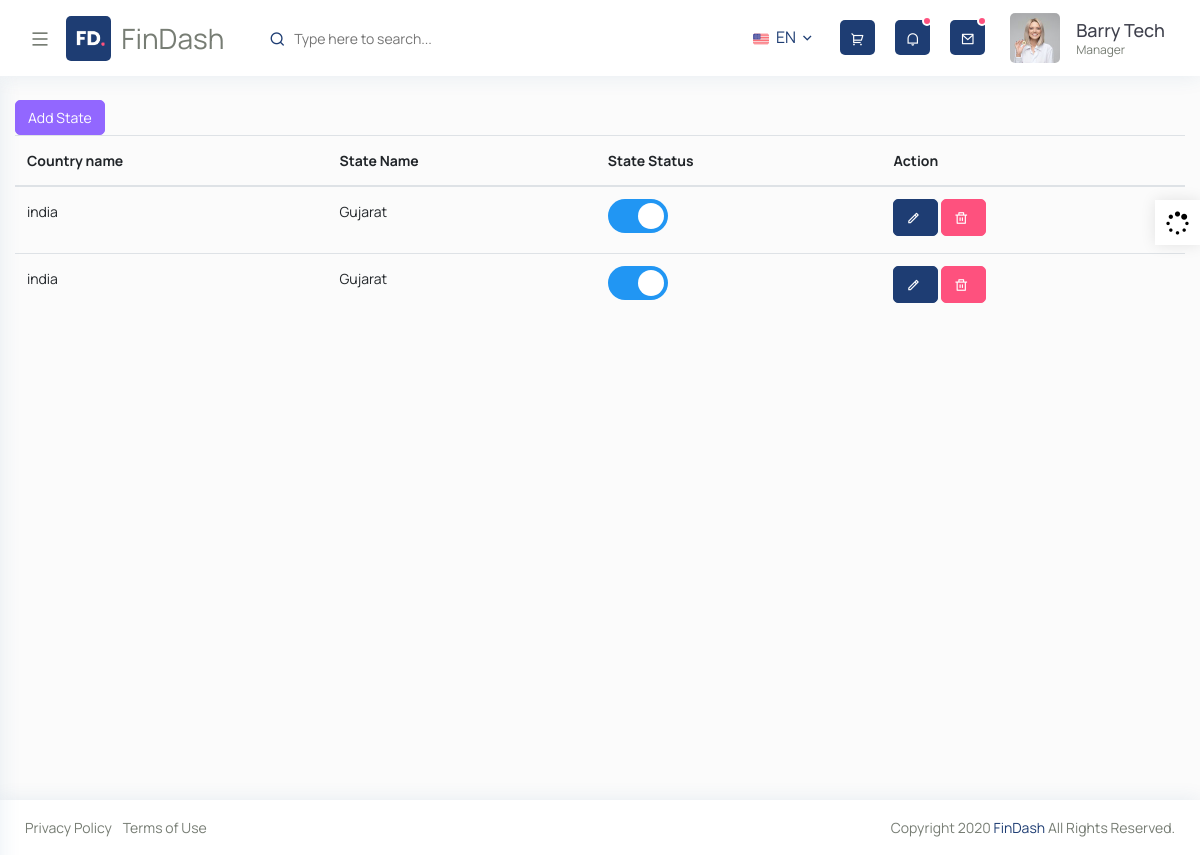
The page /machineapp/state_show on the database as committed earlier.
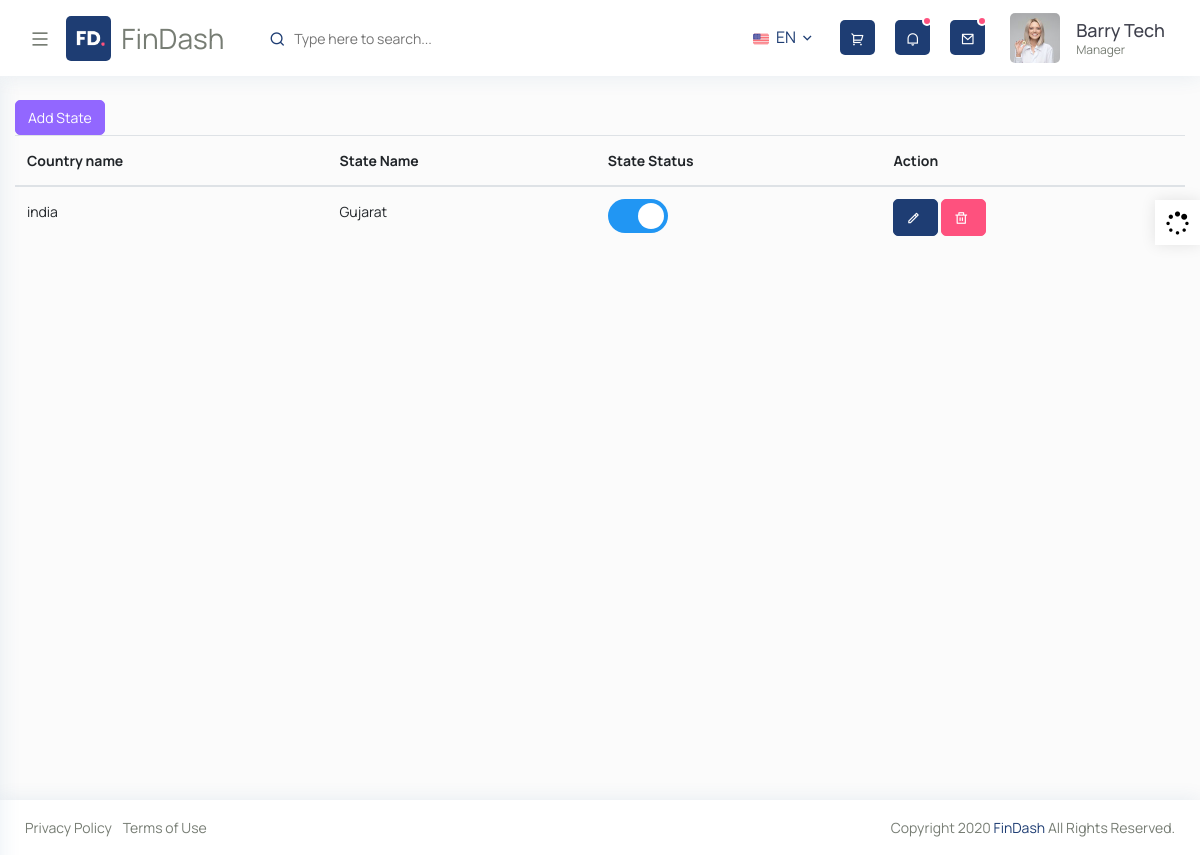
The same page on the database as committed later.
### machineapp/models.py (models this page shows, shortened)
class state(models.Model):
    country_id=models.ForeignKey(country, on_delete=models.CASCADE)
    state_name=models.CharField(max_length=200)
    state_status=models.CharField(max_length=200, default='True')
    def __str__(self):
       return self.state_name

class country(models.Model):
    country_name=models.CharField(max_length=200)
    country_status=models.CharField(max_length=200, default='True')

### machineapp/views.py (the view)
# urls.py: path('state_show',views.state_show, name='state_show'),
def state_show(request):
    stateobj = state.objects.all()
    context={
        'state':stateobj,
        'baseurl':baseurl,
    }
    print(stateobj)
    return render(request,"state_show.html",context)

### templates/state_show.html (shortened to what this page needs)
{% extends "base.html" %}
{% load static %}
{% block body %}
<div id="content-page" class="content-page">
  <div class="container-fluid">
    <a class="btn btn-info" href="{% url 'state_add' %}">Add State</a>
    <table class="table">
      <thead>
        <tr>
          <th scope="country">Country name</th>
          <th scope="state">State Name</th>
          <th scope="state">State Status</th>
          <th scope="state">Action</th>
        </tr>
      </thead>
      <tbody>
        {% for i in state %}
        <tr>
          <td>{{i.country_id.country_name}}</td>
          <td>{{i.state_name}}</td>
          <td>
            {% if i.state_status == "True" %}
                <label class="switch" onchange="myfun({{i.id}}, true)">
                  <span class="slider round"></span>
                </label>
            {% else %}
                <label class="switch" onchange="myfun({{i.id}}, true)">
                  <input type="checkbox" >
                  <span class="slider round"></span>
                </label>
            {% endif %}
            </td>
          <td><a class="btn btn-primary" href="{% url 'state_update' i.id %}"><i class="ri-pencil-line"></i></a>
          <a class="btn btn-danger"href="{% url 'state_delete' i.id %}" onclick="return confirm('Are you sure you want to delete this?')"><i class="ri-delete-bin-line"></a></td>
        </tr>
        {% endfor %}
        </tbody>
        </table>
      </div>
    </div>
{% endblock %}

Rows that differ between the two databases and show on the page:
removed state: country_id.country_name "india", state_name "Gujarat"
